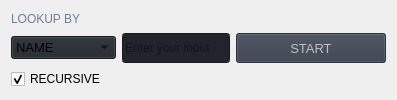
                        <widget class="QFrame" name="frame_content_wid_2">
                         <property name="frameShape">
                          <enum>QFrame::NoFrame</enum>
                         </property>
                         <property name="frameShadow">
                          <enum>QFrame::Raised</enum>
                         </property>
                         <layout class="QHBoxLayout" name="horizontalLayout_10">
                          <item>
                           <layout class="QGridLayout" name="third_layout">
                            <property name="bottomMargin">
                             <number>0</number>
                            </property>
                            <item row="1" column="1">
                             <widget class="QLineEdit" name="currentLookupInput_lineEdit">
                              <property name="minimumSize">
                               <size>
                                <width>0</width>
                                <height>30</height>
                               </size>
                              </property>
                              <property name="styleSheet">
                               <string notr="true">background-color: rgb(33, 37, 43);</string>
                              </property>
                              <property name="text">
                               <string/>
                              </property>
                              <property name="placeholderText">
                               <string>Enter your input</string>
                              </property>
                             </widget>
                            </item>
                            <item row="1" column="2">
                             <widget class="QPushButton" name="startLookup_btn">
                              <property name="enabled">
                               <bool>false</bool>
                              </property>
                              <property name="minimumSize">
                               <size>
                                <width>150</width>
                                <height>30</height>
                               </size>
                              </property>
                              <property name="font">
                               <font>
                                <family>Segoe UI</family>
                                <pointsize>10</pointsize>
                                <weight>50</weight>
                                <italic>false</italic>
                                <bold>false</bold>
                               </font>
                              </property>
                              <property name="cursor">
                               <cursorShape>PointingHandCursor</cursorShape>
                              </property>
                              <property name="toolTip">
                               <string>Start lookup process</string>
                              </property>
                              <property name="styleSheet">
                               <string notr="true">background-color: rgb(52, 59, 72);</string>
                              </property>
                              <property name="text">
                               <string>START</string>
                              </property>
                              <property name="icon">
                               <iconset>
                                <normaloff>../images/icons/start.svg</normaloff>../images/icons/start.svg</iconset>
                              </property>
                             </widget>
                            </item>
                            <item row="1" column="0">
                             <widget class="QComboBox" name="currentLookupBy_comboBox">
                              <property name="font">
                               <font>
                                <family>Segoe UI</family>
                                <pointsize>10</pointsize>
                                <weight>50</weight>
                                <italic>false</italic>
                                <bold>false</bold>
                               </font>
                              </property>
                              <property name="autoFillBackground">
                               <bool>false</bool>
                              </property>
                              <property name="styleSheet">
                               <string notr="true">background-color: rgb(33, 37, 43);</string>
                              </property>
                              <property name="iconSize">
                               <size>
                                <width>16</width>
                                <height>16</height>
                               </size>
                              </property>
                              <property name="frame">
                               <bool>true</bool>
                              </property>
                              <item>
                               <property name="text">
                                <string>NAME</string>
                               </property>
                              </item>
                              <item>
                               <property name="text">
                                <string>PATTERN</string>
                               </property>
                              </item>
                              <item>
                               <property name="text">
                                <string>EXTENSION</string>
                               </property>
                              </item>
                             </widget>
                            </item>
                            <item row="2" column="0">
                             <widget class="QCheckBox" name="isRecursive_checkBox">
                              <property name="enabled">
                               <bool>true</bool>
                              </property>
                              <property name="toolTip">
                               <string>Find files recursively through the selected path</string>
                              </property>
                              <property name="autoFillBackground">
                               <bool>false</bool>
                              </property>
                              <property name="styleSheet">
                               <string notr="true"/>
                              </property>
                              <property name="text">
                               <string>RECURSIVE</string>
                              </property>
                              <property name="checked">
                               <bool>true</bool>
                              </property>
                             </widget>
                            </item>
                            <item row="0" column="0">
                             <widget class="QLabel" name="LookuByTitle_label">
                              <property name="styleSheet">
                               <string notr="true">color: rgb(113, 126, 149);</string>
                              </property>
                              <property name="lineWidth">
                               <number>1</number>
                              </property>
                              <property name="text">
                               <string>LOOKUP BY</string>
                              </property>
                              <property name="alignment">
                               <set>Qt::AlignLeading|Qt::AlignLeft|Qt::AlignVCenter</set>
                              </property>
                             </widget>
                            </item>
                           </layout>
                          </item>
                         </layout>
                        </widget>
